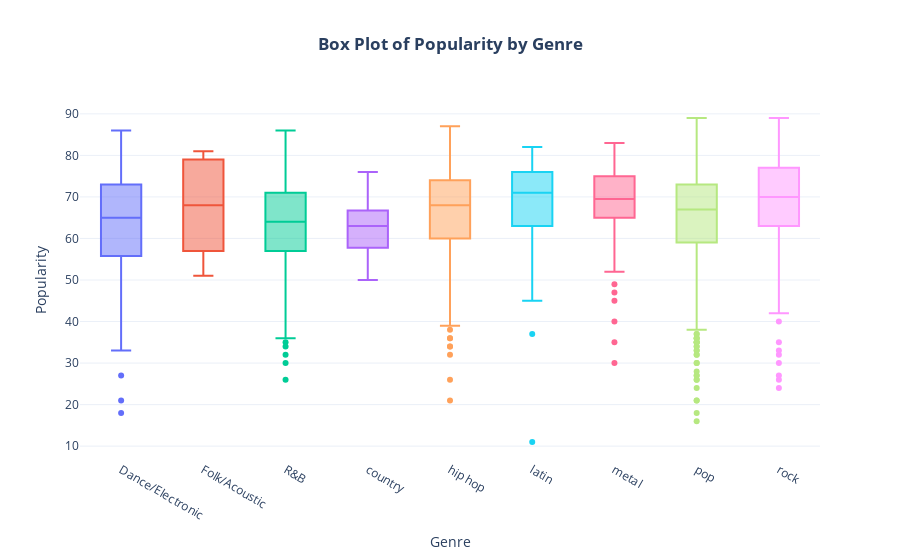

Here is the notebook cell this chart was saved with:
### Code cell
genres = expanded_df.iloc[:, 17:]

melted_df = expanded_df.melt(id_vars=['popularity'], value_vars=genres.columns)

melted_df = melted_df[melted_df['value']]

fig = px.box(melted_df, x='variable', y='popularity', color='variable', labels={'variable': 'Genre', 'popularity': 'Popularity'},
             title='<b>Box Plot of Popularity by Genre</b>', template='plotly_white')

fig.update_layout(title_x=0.5, showlegend=False)
fig.show()

### Figure 1 — Plotly figure (JSON) as saved in the notebook; plotly's stock layout.template omitted (floating-point values rounded to 4 significant figures; data arrays with more than 128 entries replaced by an {"elided": "..."} marker saying what was removed)
{"data": [{"alignmentgroup": "True", "hovertemplate": "Genre=%{x}<br>Popularity=%{y}<extra></extra>", "legendgroup": "Dance/Electronic", "marker": {"color": "#636efa"}, "name": "Dance/Electronic", "notched": false, "offsetgroup": "Dance/Electronic", "orientation": "v", "showlegend": true, "type": "box", "x": {"elided": "333 str values"}, "x0": " ", "xaxis": "x", "y": {"elided": "333 int values"}, "y0": " ", "yaxis": "y"}, {"alignmentgroup": "True", "hovertemplate": "Genre=%{x}<br>Popularity=%{y}<extra></extra>", "legendgroup": "Folk/Acoustic", "marker": {"color": "#EF553B"}, "name": "Folk/Acoustic", "notched": false, "offsetgroup": "Folk/Acoustic", "orientation": "v", "showlegend": true, "type": "box", "x": ["Folk/Acoustic", "Folk/Acoustic", "Folk/Acoustic", "Folk/Acoustic", "Folk/Acoustic", "Folk/Acoustic", "Folk/Acoustic", "Folk/Acoustic", "Folk/Acoustic", "Folk/Acoustic", "Folk/Acoustic", "Folk/Acoustic", "Folk/Acoustic", "Folk/Acoustic"], "x0": " ", "xaxis": "x", "y": [68, 75, 57, 60, 58, 56, 52, 51, 68, 79, 79, 71, 81, 80], "y0": " ", "yaxis": "y"}, {"alignmentgroup": "True", "hovertemplate": "Genre=%{x}<br>Popularity=%{y}<extra></extra>", "legendgroup": "R&B", "marker": {"color": "#00cc96"}, "name": "R&B", "notched": false, "offsetgroup": "R&B", "orientation": "v", "showlegend": true, "type": "box", "x": {"elided": "415 str values"}, "x0": " ", "xaxis": "x", "y": {"elided": "415 int values"}, "y0": " ", "yaxis": "y"}, {"alignmentgroup": "True", "hovertemplate": "Genre=%{x}<br>Popularity=%{y}<extra></extra>", "legendgroup": "country", "marker": {"color": "#ab63fa"}, "name": "country", "notched": false, "offsetgroup": "country", "orientation": "v", "showlegend": true, "type": "box", "x": ["country", "country", "country", "country", "country", "country", "country", "country", "country", "country", "country", "country", "country", "country", "country", "country", "country", "country", "country"], "x0": " ", "xaxis": "x", "y": [66, 61, 65, 60, 67, 62, 69, 76, 50, 73, 64, 53, 50, 63, 64, 63, 56, 57, 69], "y0": " ", "yaxis": "y"}, {"alignmentgroup": "True", "hovertemplate": "Genre=%{x}<br>Popularity=%{y}<extra></extra>", "legendgroup": "hip hop", "marker": {"color": "#FFA15A"}, "name": "hip hop", "notched": false, "offsetgroup": "hip hop", "orientation": "v", "showlegend": true, "type": "box", "x": {"elided": "723 str values"}, "x0": " ", "xaxis": "x", "y": {"elided": "723 int values"}, "y0": " ", "yaxis": "y"}, {"alignmentgroup": "True", "hovertemplate": "Genre=%{x}<br>Popularity=%{y}<extra></extra>", "legendgroup": "latin", "marker": {"color": "#19d3f3"}, "name": "latin", "notched": false, "offsetgroup": "latin", "orientation": "v", "showlegend": true, "type": "box", "x": ["latin", "latin", "latin", "latin", "latin", "latin", "latin", "latin", "latin", "latin", "latin", "latin", "latin", "latin", "latin", "latin", "latin", "latin", "latin", "latin", "latin", "latin", "latin", "latin", "latin", "latin", "latin", "latin", "latin", "latin", "latin", "latin", "latin", "latin", "latin", "latin", "latin", "latin", "latin", "latin", "latin", "latin", "latin", "latin", "latin", "latin", "latin", "latin", "latin", "latin", "latin", "latin", "latin", "latin"], "x0": " ", "xaxis": "x", "y": [54, 60, 56, 74, 52, 64, 56, 73, 11, 73, 70, 37, 72, 82, 79, 82, 81, 45, 63, 59, 68, 63, 71, 81, 63, 74, 77, 64, 80, 78, 66, 80, 51, 68, 53, 74, 70, 76, 74, 69, 65, 69, 72, 62, 71, 79, 72, 77, 76, 81, 74, 70, 75, 71], "y0": " ", "yaxis": "y"}, {"alignmentgroup": "True", "hovertemplate": "Genre=%{x}<br>Popularity=%{y}<extra></extra>", "legendgroup": "metal", "marker": {"color": "#FF6692"}, "name": "metal", "notched": false, "offsetgroup": "metal", "orientation": "v", "showlegend": true, "type": "box", "x": ["metal", "metal", "metal", "metal", "metal", "metal", "metal", "metal", "metal", "metal", "metal", "metal", "metal", "metal", "metal", "metal", "metal", "metal", "metal", "metal", "metal", "metal", "metal", "metal", "metal", "metal", "metal", "metal", "metal", "metal", "metal", "metal", "metal", "metal", "metal", "metal", "metal", "metal", "metal", "metal", "metal", "metal", "metal", "metal", "metal", "metal", "metal", "metal", "metal", "metal", "metal", "metal", "metal", "metal", "metal", "metal", "metal", "metal", "metal", "metal", "metal", "metal", "metal", "metal", "metal", "metal"], "x0": " ", "xaxis": "x", "y": [78, 83, 72, 78, 49, 64, 69, 73, 71, 78, 69, 75, 64, 61, 83, 60, 66, 69, 47, 70, 40, 64, 72, 79, 72, 68, 72, 70, 67, 75, 68, 79, 68, 81, 68, 72, 74, 60, 52, 67, 76, 65, 65, 70, 35, 77, 73, 73, 73, 45, 69, 30, 78, 73, 78, 69, 56, 75, 68, 66, 62, 67, 65, 76, 73, 83], "y0": " ", "yaxis": "y"}, {"alignmentgroup": "True", "hovertemplate": "Genre=%{x}<br>Popularity=%{y}<extra></extra>", "legendgroup": "pop", "marker": {"color": "#B6E880"}, "name": "pop", "notched": false, "offsetgroup": "pop", "orientation": "v", "showlegend": true, "type": "box", "x": {"elided": "1473 str values"}, "x0": " ", "xaxis": "x", "y": {"elided": "1473 int values"}, "y0": " ", "yaxis": "y"}, {"alignmentgroup": "True", "hovertemplate": "Genre=%{x}<br>Popularity=%{y}<extra></extra>", "legendgroup": "rock", "marker": {"color": "#FF97FF"}, "name": "rock", "notched": false, "offsetgroup": "rock", "orientation": "v", "showlegend": true, "type": "box", "x": {"elided": "209 str values"}, "x0": " ", "xaxis": "x", "y": {"elided": "209 int values"}, "y0": " ", "yaxis": "y"}], "layout": {"boxmode": "overlay", "legend": {"title": {"text": "Genre"}, "tracegroupgap": 0}, "showlegend": false, "title": {"text": "<b>Box Plot of Popularity by Genre</b>", "x": 0.5}, "xaxis": {"anchor": "y", "categoryarray": ["Dance/Electronic", "Folk/Acoustic", "R&B", "country", "hip hop", "latin", "metal", "pop", "rock"], "categoryorder": "array", "domain": [0, 1], "title": {"text": "Genre"}}, "yaxis": {"anchor": "x", "domain": [0, 1], "title": {"text": "Popularity"}}}}
